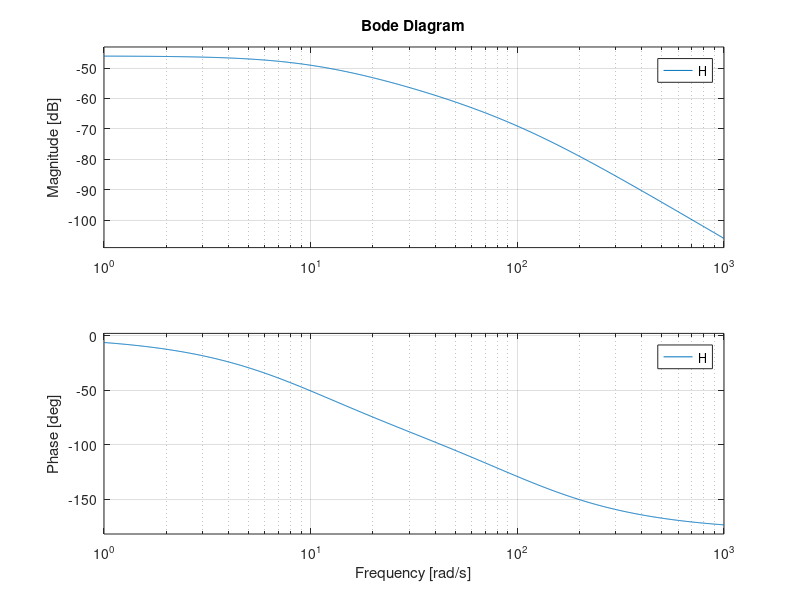

This chart was generated by the following MATLAB code:
%draw the bode plot for the function 

%H(jw)=(jw+5)/(jw+10)(jw+100)

%using zpk function

sys=zpk(-5, [-10,-100], 1);
bode(sys)

%using tf function 
%H(jw)=(jw+5/(jw)^2 +110jw + 1000)

H = tf(5, [1, 110, 1000] );
bode(H)


